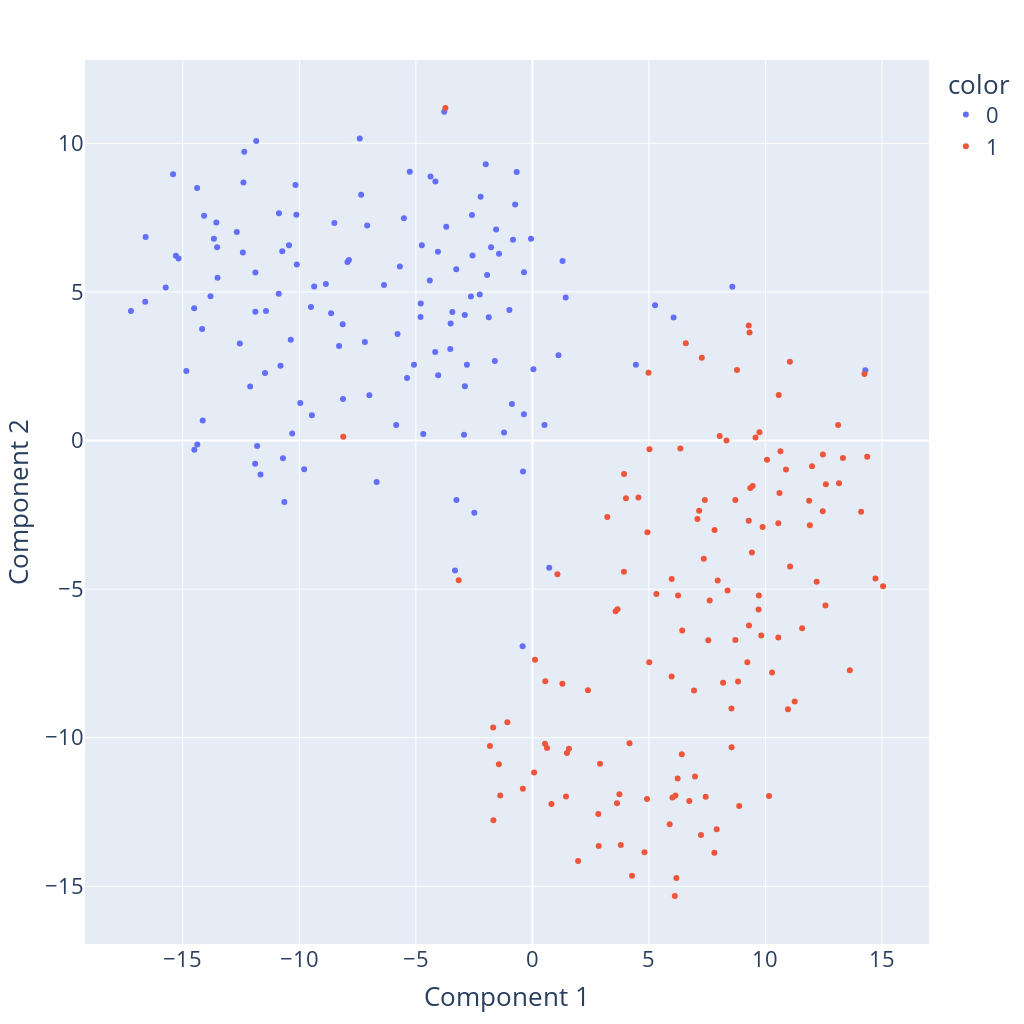

The notebook cell this image was saved under:
### Code cell
x = np.concatenate((np.array(imgs_out), np.array(n_imgs_out)), axis=0)
y = np.concatenate((np.ones(len(imgs_out)), np.zeros(len(n_imgs_out))), axis=0)

tsne = TSNE(n_components=2, verbose=1, random_state=123, learning_rate='auto')
z = tsne.fit_transform(x) 
df = pd.DataFrame()
df["y"] = y
df["component_1"] = z[:,0]
df["component_2"] = z[:,1]
label_str = []
for l in df.y.tolist():
    if l == 1:
        label_str.append('0')
    else:
        label_str.append('1')

fig = px.scatter(data_frame=df, x="component_1", y="component_2", color=label_str,
           labels={
                     "component_1": "Component 1",
                     "component_2": "Component 2",
                 },
            # title="",
            width=1024, height=1024)

fig.update_layout(
    font=dict(
        size=22,  # Set the font size here
    )
)
fig.show()
# fig.write_image(original_path+prefix_path+config_path+"{}_vs_{}_tsne.png".format(class1, class2))

### Figure 1 — Plotly figure (JSON) as saved in the notebook; plotly's stock layout.template omitted (floating-point values rounded to 4 significant figures; data arrays with more than 128 entries replaced by an {"elided": "..."} marker saying what was removed)
{"data": [{"hovertemplate": "color=0<br>Component 1=%{x}<br>Component 2=%{y}<extra></extra>", "legendgroup": "0", "marker": {"color": "#636efa", "symbol": "circle"}, "mode": "markers", "name": "0", "orientation": "v", "showlegend": true, "type": "scatter", "x": {"elided": "130 float values"}, "xaxis": "x", "y": {"elided": "130 float values"}, "yaxis": "y"}, {"hovertemplate": "color=1<br>Component 1=%{x}<br>Component 2=%{y}<extra></extra>", "legendgroup": "1", "marker": {"color": "#EF553B", "symbol": "circle"}, "mode": "markers", "name": "1", "orientation": "v", "showlegend": true, "type": "scatter", "x": {"elided": "130 float values"}, "xaxis": "x", "y": {"elided": "130 float values"}, "yaxis": "y"}], "layout": {"font": {"size": 22}, "height": 1024, "legend": {"title": {"text": "color"}, "tracegroupgap": 0}, "margin": {"t": 60}, "width": 1024, "xaxis": {"anchor": "y", "domain": [0, 1], "title": {"text": "Component 1"}}, "yaxis": {"anchor": "x", "domain": [0, 1], "title": {"text": "Component 2"}}}}
